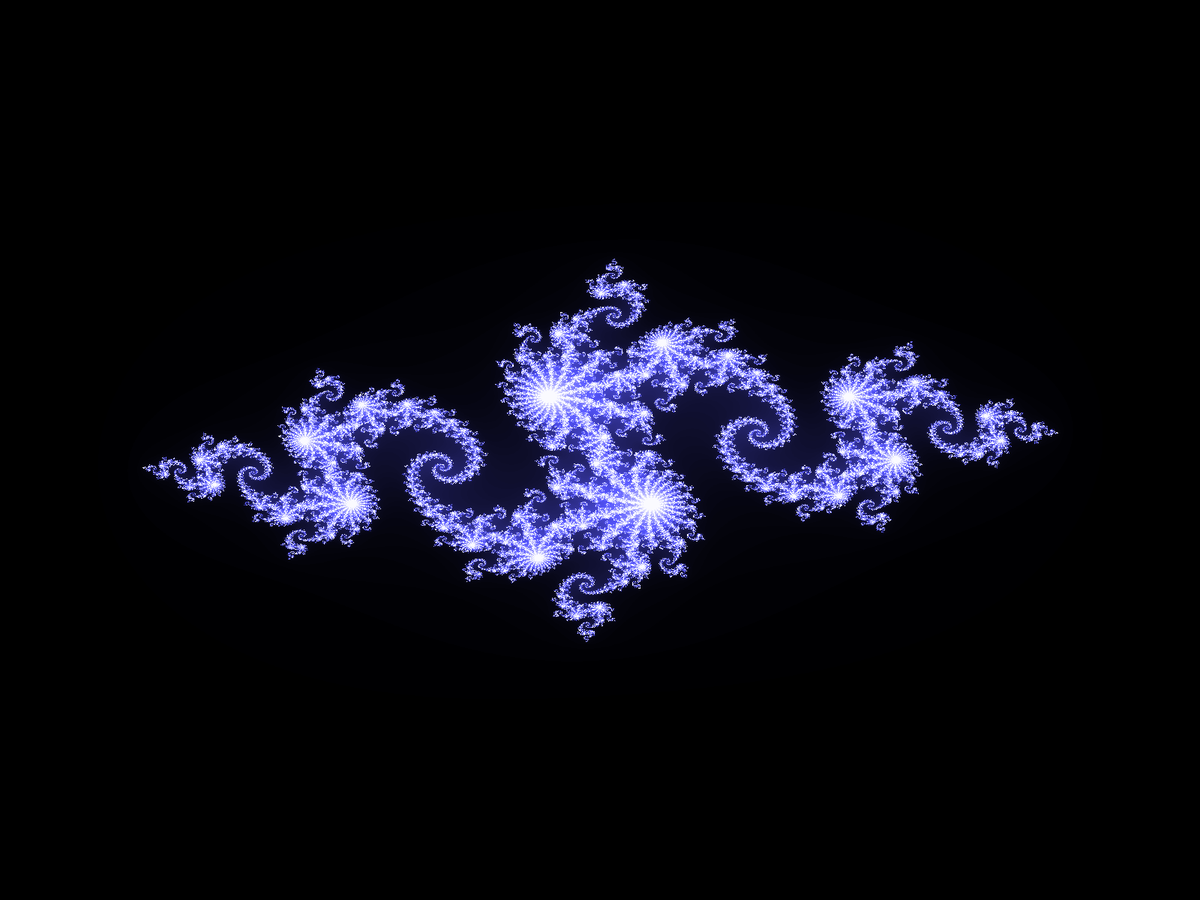
Frame 1 (no input)
Frame 60 (the mouse pressed at the canvas centre just before this capture): identical to frame 1, image omitted
Frame 120 (the mouse held since frame 60 and released just before this capture): identical to frame 1, image omitted

The Processing sketch that drew this single still picture (run headless with seeded random() and noise(); from frame 60 on, the mouse is pressed at the canvas centre):

// Processing sketch: StaticJulia
// ── StaticJulia.pde
void setup() {
  size(1600, 1200);
}

void draw() {
  loadPixels();
  
  //julia constant (complex number)
  //real component plotted on x-axis, imaginary plotted on y
  float realc= -.8;
  float imagc= .156;

  //max iterations
  var maxiter=300;
      
  //https://thecodingtrain.com/challenges/21-mandelbrot-set-with-p5js
  //for each pixel
  for (int x = 0; x < width; x++) {
    for (int y = 0; y < height; y++) {
      

      //puts math on a smaller interval
      var a = map(x, 0, width, -2, 2);
      var b = map(y, 0, height, -2, 2);
      
      var n = 0;

      //max iterations
      while (n<maxiter) {
        
        //(a+bi)^2 = a^2 + 2abi - b^2
        // real component
        var real= a*a - b*b;
        //imaginary component
        var imag = 2*a*b;
        
        //next iteration components
        a=real + realc;
        b=imag+ imagc;
        
        //checks if point is going towards infinity
        if (a*a + b*b > 4) {
          break;
        }
        
        //increments iteration counter
        n++;
      }


      
      var red=map(n, 0, maxiter, 0, 250);
      var green=map(n, 0, maxiter, 0, 250);
      var blue=map(n, 0, 100, 0, 250);

      
      //pixel location within a 1d array
      int location= (x + y*width);
      //sets pixel color
      pixels[location]=color(red, green, blue);
        }       

      }
      updatePixels();
    }
